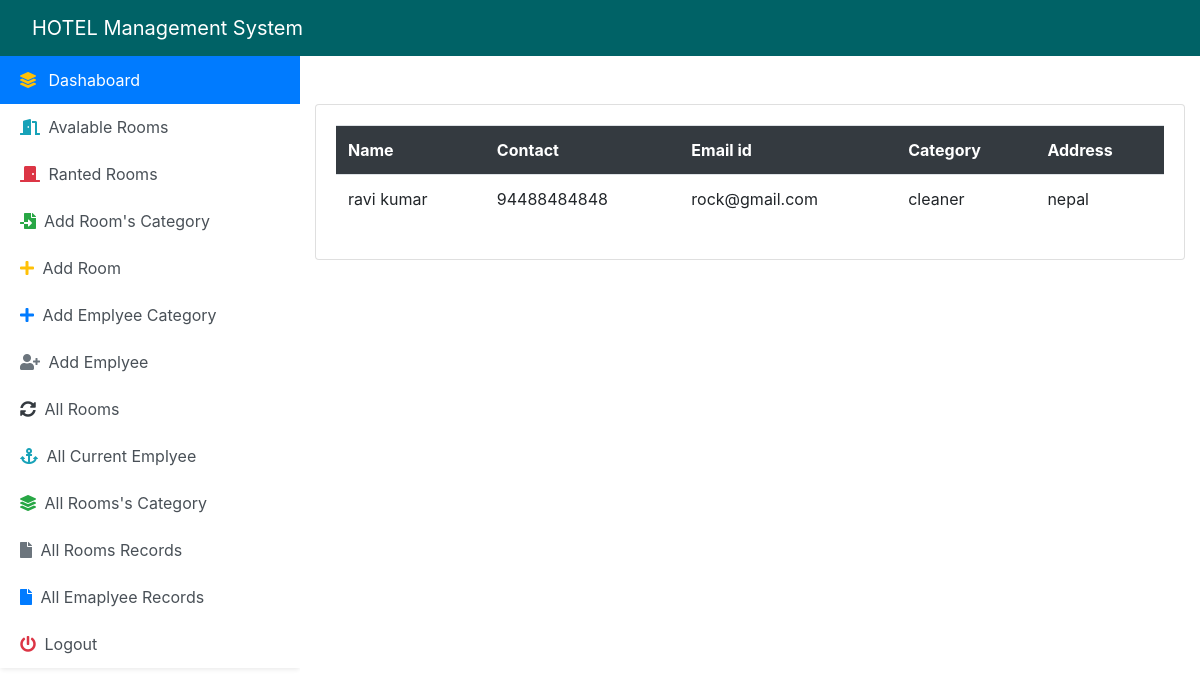
The page /allemplyeerecord on the database its author committed.
### hotelwork/models.py (models this page shows, shortened)
class Emplyee(models.Model):
    emplyee_id = models.AutoField(primary_key=True)
    name = models.CharField(max_length=200)
    contact = models.IntegerField()
    category = models.ForeignKey(EmplyeeCategory,on_delete=models.CASCADE)
    salary = models.IntegerField(default=0)
    email = models.EmailField(default=0)
    image = models.ImageField(upload_to='media/')
    address = models.CharField(max_length=200)
    qualifications = models.CharField(max_length=200)
    city = models.CharField(max_length=200)
    state = models.CharField(max_length=200)
    join_date = models.DateTimeField(default=timezone.now)
    status = models.BooleanField(default=True)

class EmplyeeCategory(models.Model):
    ec_id = models.AutoField(primary_key=True)
    emplyee_category =  models.CharField(max_length=200)
    def __str__(self):
        return self.emplyee_category

### hotelwork/views.py (the view)
# urls.py: path('allemplyeerecord',AllEmplyeeRecords.as_view(),name="all_emplyee_record"),
class AllEmplyeeRecords(View):
    def get(self,request,*args,**kwargs):
        context = {"allemplyeerecord":Emplyee.objects.filter(status=False)}
        return render(request,'maneeger/emplyee_records_list.html',context)

### templates/maneeger/emplyee_records_list.html
{% extends 'maneeger/base.html' %}
{% block content %}
    <div class="container-fluid mt-5">
    <div class="row">
        <div class="col-lg-12">
        <div class="card">
            <div class="card-body">
            <table class="table table-hover">
                <tr class="bg-dark text-white">
                    <th>Name</th>
                    <th>Contact</th>
                    <th>Email id</th>
                    <th>Category</th>
                    <th>Address</th>
                </tr>
                {% for x in allemplyeerecord %}
                <tr>
                    <td>{{ x.name }}</td>
                    <td>{{ x.contact }}</td>
                    <td>{{ x.email }}</td>
                    <td>{{ x.category }}</td>
                    <td>{{ x.address }}</td>
                </tr>
                {% endfor %}
            </table>
            </div>
        </div>
        </div>
    </div>
    </div>
{% endblock %}

### rows shown on the page
Emplyee: name "ravi kumar", contact "94488484848", email "rock@gmail.com", category "cleaner", address "nepal"
